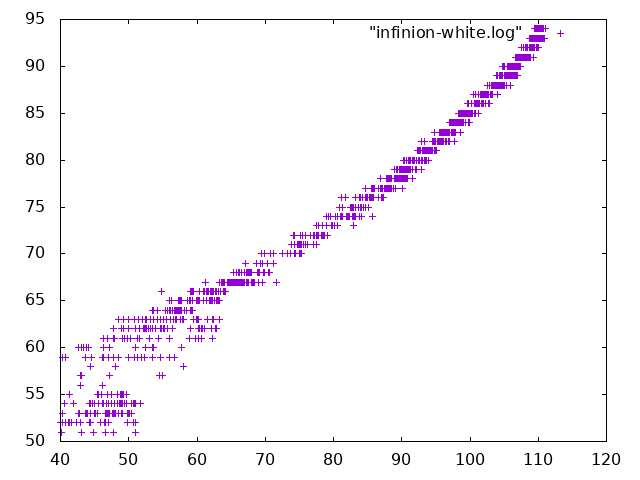

Write the gnuplot code that produced this figure.
set terminal png
#set logscale y
#set logscale x
set output "infinion-white.png"
plot [40:] "infinion-white.log"
